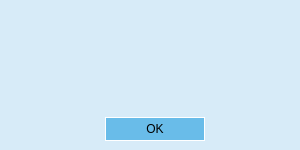
<?xml version="1.0" encoding="UTF-8"?>
<ui version="4.0">
 <class>Form</class>
 <widget class="QWidget" name="Form">
  <property name="geometry">
   <rect>
    <x>0</x>
    <y>0</y>
    <width>300</width>
    <height>150</height>
   </rect>
  </property>
  <property name="windowTitle">
   <string>Form</string>
  </property>
  <property name="styleSheet">
   <string notr="true">background-color: #D7EBF8;</string>
  </property>
  <widget class="QWidget" name="verticalLayoutWidget">
   <property name="geometry">
    <rect>
     <x>0</x>
     <y>0</y>
     <width>311</width>
     <height>171</height>
    </rect>
   </property>
   <layout class="QVBoxLayout" name="verticalLayout">
    <item>
     <spacer name="verticalSpacer_2">
      <property name="orientation">
       <enum>Qt::Vertical</enum>
      </property>
      <property name="sizeHint" stdset="0">
       <size>
        <width>20</width>
        <height>40</height>
       </size>
      </property>
     </spacer>
    </item>
    <item>
     <widget class="QLabel" name="error_label">
      <property name="sizePolicy">
       <sizepolicy hsizetype="Expanding" vsizetype="Fixed">
        <horstretch>0</horstretch>
        <verstretch>0</verstretch>
       </sizepolicy>
      </property>
      <property name="minimumSize">
       <size>
        <width>50</width>
        <height>50</height>
       </size>
      </property>
      <property name="layoutDirection">
       <enum>Qt::LeftToRight</enum>
      </property>
      <property name="styleSheet">
       <string notr="true">font: 10pt &quot;Segoe UI&quot;; color: rgb(0, 57, 90)</string>
      </property>
      <property name="text">
       <string/>
      </property>
      <property name="alignment">
       <set>Qt::AlignCenter</set>
      </property>
      <property name="wordWrap">
       <bool>true</bool>
      </property>
     </widget>
    </item>
    <item>
     <spacer name="verticalSpacer">
      <property name="orientation">
       <enum>Qt::Vertical</enum>
      </property>
      <property name="sizeHint" stdset="0">
       <size>
        <width>20</width>
        <height>40</height>
       </size>
      </property>
     </spacer>
    </item>
    <item alignment="Qt::AlignHCenter">
     <widget class="QPushButton" name="close_it">
      <property name="sizePolicy">
       <sizepolicy hsizetype="Fixed" vsizetype="Fixed">
        <horstretch>0</horstretch>
        <verstretch>0</verstretch>
       </sizepolicy>
      </property>
      <property name="minimumSize">
       <size>
        <width>100</width>
        <height>24</height>
       </size>
      </property>
      <property name="layoutDirection">
       <enum>Qt::LeftToRight</enum>
      </property>
      <property name="styleSheet">
       <string notr="true">QPushButton {
     border: 1px solid #ffffff;
	background-color: #69BCE9;
}

QPushButton:hover {
	background-color: #AFD8F2;
}

QPushButton:pressed {
     background-color: #ffffff;
}</string>
      </property>
      <property name="text">
       <string>OK</string>
      </property>
     </widget>
    </item>
    <item>
     <spacer name="verticalSpacer_3">
      <property name="orientation">
       <enum>Qt::Vertical</enum>
      </property>
      <property name="sizeHint" stdset="0">
       <size>
        <width>20</width>
        <height>40</height>
       </size>
      </property>
     </spacer>
    </item>
   </layout>
  </widget>
 </widget>
 <resources/>
 <connections/>
</ui>
